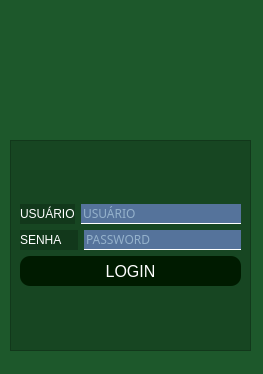
<?xml version="1.0" encoding="UTF-8"?>
<ui version="4.0">
 <class>Form</class>
 <widget class="QWidget" name="Form">
  <property name="geometry">
   <rect>
    <x>0</x>
    <y>0</y>
    <width>263</width>
    <height>374</height>
   </rect>
  </property>
  <property name="cursor">
   <cursorShape>PointingHandCursor</cursorShape>
  </property>
  <property name="windowTitle">
   <string>Form</string>
  </property>
  <property name="styleSheet">
   <string notr="true">background-color: rgb(29, 88, 43);</string>
  </property>
  <widget class="QLabel" name="label">
   <property name="geometry">
    <rect>
     <x>40</x>
     <y>10</y>
     <width>171</width>
     <height>161</height>
    </rect>
   </property>
   <property name="text">
    <string>&lt;html&gt;&lt;head/&gt;&lt;body&gt;&lt;p align=&quot;center&quot;&gt;&lt;span style=&quot; font-size:9pt; font-weight:600; color:#ffffff;&quot;&gt;&lt;img src=&quot;C:\Users\Faturamento\PycharmProjects\pythonProject_real\imagens/user1.png&quot;&lt;/span&gt;&lt;/p&gt;&lt;/body&gt;&lt;/html&gt;</string>
   </property>
   <property name="pixmap">
    <pixmap resource="iconis.qrc">:/icones/user1.png</pixmap>
   </property>
   <property name="scaledContents">
    <bool>true</bool>
   </property>
  </widget>
  <widget class="QFrame" name="frame">
   <property name="geometry">
    <rect>
     <x>10</x>
     <y>140</y>
     <width>241</width>
     <height>211</height>
    </rect>
   </property>
   <property name="styleSheet">
    <string notr="true">background-color: rgba(0, 0, 0,0.2);</string>
   </property>
   <property name="frameShape">
    <enum>QFrame::StyledPanel</enum>
   </property>
   <property name="frameShadow">
    <enum>QFrame::Raised</enum>
   </property>
   <layout class="QVBoxLayout" name="verticalLayout_3">
    <item>
     <layout class="QVBoxLayout" name="verticalLayout_2">
      <item>
       <layout class="QVBoxLayout" name="verticalLayout">
        <item>
         <layout class="QHBoxLayout" name="horizontalLayout_2">
          <item>
           <widget class="QLabel" name="label_2">
            <property name="styleSheet">
             <string notr="true">color: rgb(255, 255, 255);</string>
            </property>
            <property name="text">
             <string>USUÁRIO</string>
            </property>
           </widget>
          </item>
          <item>
           <widget class="QLineEdit" name="txt01_usuario">
            <property name="font">
             <font>
              <family>Trebuchet MS</family>
              <pointsize>-1</pointsize>
             </font>
            </property>
            <property name="styleSheet">
             <string notr="true">color:rgba(211,239,251,1);
border-bottom: 1px solid white;
border-radius: None;
background-color: rgba(85,115,155,0,1);
font-family: Trebuchet MS;
font-size: 12px;</string>
            </property>
            <property name="placeholderText">
             <string>USUÁRIO</string>
            </property>
           </widget>
          </item>
         </layout>
        </item>
        <item>
         <layout class="QHBoxLayout" name="horizontalLayout">
          <item>
           <widget class="QLabel" name="label_3">
            <property name="styleSheet">
             <string notr="true">color: rgb(255, 255, 255);</string>
            </property>
            <property name="text">
             <string>SENHA     </string>
            </property>
           </widget>
          </item>
          <item>
           <widget class="QLineEdit" name="txt01_senha">
            <property name="font">
             <font>
              <family>Trebuchet MS</family>
              <pointsize>-1</pointsize>
             </font>
            </property>
            <property name="styleSheet">
             <string notr="true">color:rgba(211,239,251,1);
border-bottom: 1px solid white;
border-radius: None;
background-color: rgba(85,115,155,0,1);
font-family: Trebuchet MS;
font-size: 12px;</string>
            </property>
            <property name="echoMode">
             <enum>QLineEdit::Password</enum>
            </property>
            <property name="placeholderText">
             <string>PASSWORD</string>
            </property>
           </widget>
          </item>
         </layout>
        </item>
       </layout>
      </item>
      <item>
       <widget class="QPushButton" name="btn01_login">
        <property name="minimumSize">
         <size>
          <width>0</width>
          <height>30</height>
         </size>
        </property>
        <property name="font">
         <font>
          <pointsize>12</pointsize>
         </font>
        </property>
        <property name="styleSheet">
         <string notr="true">QPushButton{
background-color: rgb(0, 27, 0);
color:rgb(255,255,255);
border-radius: 10px
}

QPushButton:hover{
background-color: rgb(255, 255, 255);
	color: rgb(0, 0, 0);
}</string>
        </property>
        <property name="text">
         <string>LOGIN</string>
        </property>
       </widget>
      </item>
     </layout>
    </item>
   </layout>
  </widget>
 </widget>
 <resources>
  <include location="iconis.qrc"/>
 </resources>
 <connections/>
</ui>
